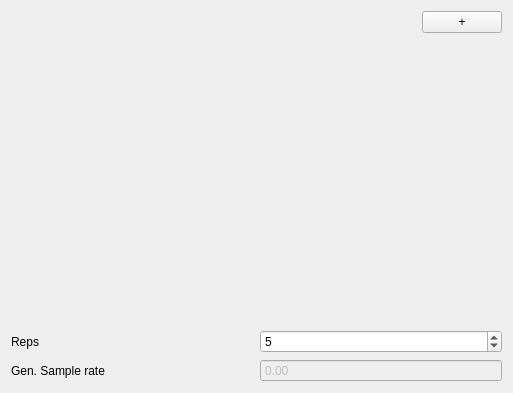
<?xml version="1.0" encoding="UTF-8"?>
<ui version="4.0">
 <class>ExploreStimEditor</class>
 <widget class="QWidget" name="ExploreStimEditor">
  <property name="geometry">
   <rect>
    <x>0</x>
    <y>0</y>
    <width>513</width>
    <height>393</height>
   </rect>
  </property>
  <property name="windowTitle">
   <string>Form</string>
  </property>
  <layout class="QVBoxLayout" name="verticalLayout">
   <item>
    <layout class="QHBoxLayout" name="_">
     <item>
      <layout class="QHBoxLayout" name="trackBtnLayout"/>
     </item>
     <item>
      <spacer name="horizontalSpacer">
       <property name="orientation">
        <enum>Qt::Horizontal</enum>
       </property>
       <property name="sizeHint" stdset="0">
        <size>
         <width>40</width>
         <height>20</height>
        </size>
       </property>
      </spacer>
     </item>
     <item>
      <widget class="QPushButton" name="addBtn">
       <property name="text">
        <string>+</string>
       </property>
      </widget>
     </item>
    </layout>
   </item>
   <item>
    <widget class="QStackedWidget" name="trackStack"/>
   </item>
   <item>
    <layout class="QGridLayout" name="gridLayout">
     <item row="0" column="1">
      <widget class="QSpinBox" name="exNrepsSpnbx">
       <property name="toolTip">
        <string>Number of presentations before plots reset</string>
       </property>
       <property name="minimum">
        <number>1</number>
       </property>
       <property name="maximum">
        <number>1000</number>
       </property>
       <property name="value">
        <number>5</number>
       </property>
      </widget>
     </item>
     <item row="1" column="0">
      <widget class="QLabel" name="label_6">
       <property name="text">
        <string>Gen. Sample rate</string>
       </property>
      </widget>
     </item>
     <item row="1" column="1">
      <widget class="SmartSpinBox" name="aosrSpnbx">
       <property name="enabled">
        <bool>false</bool>
       </property>
       <property name="toolTip">
        <string extracomment="You can't change this">Stimulus output sampling rate</string>
       </property>
       <property name="buttonSymbols">
        <enum>QAbstractSpinBox::NoButtons</enum>
       </property>
       <property name="maximum">
        <double>500000.000000000000000</double>
       </property>
      </widget>
     </item>
     <item row="0" column="0">
      <widget class="QLabel" name="label_39">
       <property name="text">
        <string>Reps</string>
       </property>
      </widget>
     </item>
    </layout>
   </item>
  </layout>
 </widget>
 <customwidgets>
  <customwidget>
   <class>SmartSpinBox</class>
   <extends>QDoubleSpinBox</extends>
   <header>neurosound.gui.stim.smart_spinbox</header>
  </customwidget>
 </customwidgets>
 <resources/>
 <connections/>
</ui>
